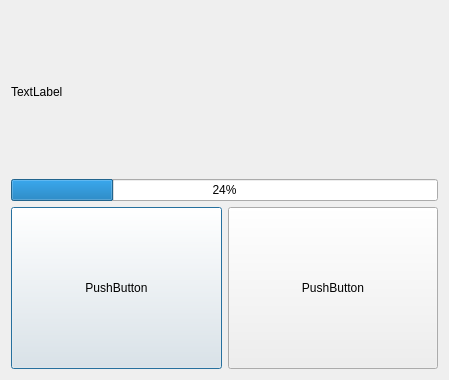
<?xml version="1.0" encoding="UTF-8"?>
<ui version="4.0">
 <class>Result</class>
 <widget class="QDialog" name="Result">
  <property name="geometry">
   <rect>
    <x>0</x>
    <y>0</y>
    <width>449</width>
    <height>380</height>
   </rect>
  </property>
  <property name="windowTitle">
   <string>Dialog</string>
  </property>
  <layout class="QVBoxLayout" name="verticalLayout">
   <item>
    <widget class="QLabel" name="label">
     <property name="text">
      <string>TextLabel</string>
     </property>
    </widget>
   </item>
   <item>
    <widget class="QProgressBar" name="progressBar">
     <property name="value">
      <number>24</number>
     </property>
    </widget>
   </item>
   <item>
    <layout class="QHBoxLayout" name="horizontalLayout_2">
     <item>
      <widget class="QPushButton" name="pushButton_2">
       <property name="sizePolicy">
        <sizepolicy hsizetype="Minimum" vsizetype="Preferred">
         <horstretch>0</horstretch>
         <verstretch>0</verstretch>
        </sizepolicy>
       </property>
       <property name="text">
        <string>PushButton</string>
       </property>
      </widget>
     </item>
     <item>
      <widget class="QPushButton" name="pushButton">
       <property name="sizePolicy">
        <sizepolicy hsizetype="Minimum" vsizetype="Preferred">
         <horstretch>0</horstretch>
         <verstretch>0</verstretch>
        </sizepolicy>
       </property>
       <property name="text">
        <string>PushButton</string>
       </property>
      </widget>
     </item>
    </layout>
   </item>
  </layout>
 </widget>
 <resources/>
 <connections/>
</ui>
